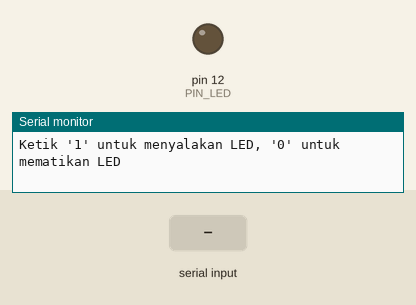
Recording of a sketch running on a simulated Arduino Uno, built with avr-gcc and run on an emulated ATmega328P. Parts: output pins drawn as LEDs (lit = HIGH), the last lines printed to the serial monitor. The inputs (shaded band) are chosen by the test bench.

Above: at 1.2 s.
1.3 s: "1\n" received over Serial
At 2.1 s:
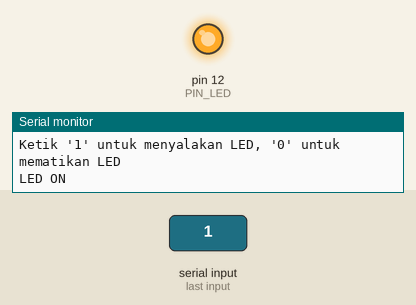
2.8 s: byte 48 ('0') received over Serial
At 3.3 s:
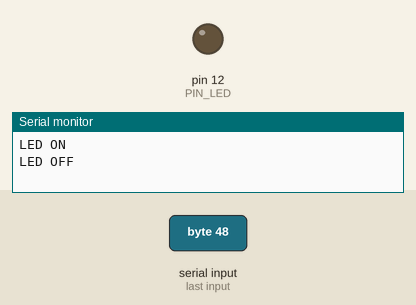
Timing chart, 0 to 5.8 s (numbered marks = the images above; inputs shaded):
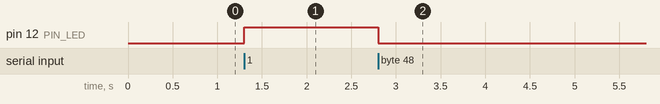

The sketch:

modul3-komunikasiserial.ino
```cpp
#include <Arduino.h>

// ==========================================
// 1. BAGIAN DEKLARASI GLOBAL
// ==========================================
// Bagian ini berada di luar fungsi apa pun.
// Digunakan untuk mendefinisikan pengaturan dasar atau variabel
// yang akan digunakan di seluruh program. Di sini, kita menetapkan
// bahwa pin nomor 12 pada papan Arduino diberi nama "PIN_LED".
const int PIN_LED = 12;


// ==========================================
// 2. FUNGSI setup()
// ==========================================
// Fungsi ini adalah tahap inisialisasi awal.
// Arduino HANYA menjalankan fungsi ini SATU KALI saat pertama kali
// dinyalakan atau setelah tombol reset ditekan.
// Fungsinya di sini adalah untuk menyiapkan jalur komunikasi data
// ke komputer, mencetak pesan sambutan, dan mengatur pin 12 (PIN_LED)
// agar bertugas sebagai OUTPUT (pemberi sinyal listrik ke lampu LED).
void setup() {
  Serial.begin(9600);
  Serial.println("Ketik '1' untuk menyalakan LED, '0' untuk mematikan LED");
  pinMode(PIN_LED, OUTPUT);
}


// ==========================================
// 3. FUNGSI loop()
// ==========================================
// Fungsi ini adalah jantung dari program Arduino.
// Setelah setup() selesai, fungsi loop() akan dijalankan TERUS-MENERUS
// tanpa henti selama Arduino mendapatkan daya listrik.
// Tugas utamanya di sini adalah memantau perintah dari pengguna
// lalu menyalakan atau mematikan LED berdasarkan perintah tersebut.
void loop() {

  // -- BLOK PENGECEKAN INPUT --
  // Program secara aktif mengecek apakah pengguna mengetik sesuatu
  // di Serial Monitor komputer. Jika ada data masuk, program akan
  // membaca karakter tersebut dan menyimpannya di variabel 'data'.
  if (Serial.available() > 0) {
    char data = Serial.read();

    // -- BLOK PENGAMBILAN KEPUTUSAN (IF-ELSE) --
    // Program mengevaluasi isi dari variabel 'data' yang baru saja dibaca:
    // - Jika isinya angka '1', program menyalakan LED.
    // - Jika isinya angka '0', program mematikan LED.
    // - Jika isinya BUKAN '1', BUKAN '0', dan BUKAN tombol Enter,
    //   program akan menganggap input salah dan mencetak pesan "Perintah tidak dikenal".
    if (data == '1') {
      digitalWrite(PIN_LED, HIGH);
      Serial.println("LED ON");
    }
    else if (data == '0') {
      digitalWrite(PIN_LED, LOW);
      Serial.println("LED OFF");
    }
    else if (data != '\n' && data != '\r') {
      Serial.println("Perintah tidak dikenal");
    }
  }
}
```

Measured:
- after the input at 1.3 s, pin 12 (PIN_LED): LOW → HIGH at once
- after the input at 2.8 s, pin 12 (PIN_LED): HIGH → LOW at once
